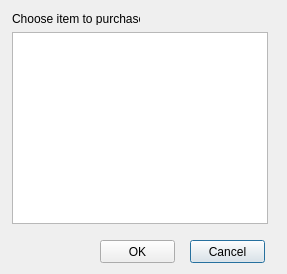
<?xml version="1.0" encoding="UTF-8"?>
<ui version="4.0">
 <class>EquipmentChooserWindow</class>
 <widget class="QDialog" name="EquipmentChooserWindow">
  <property name="windowModality">
   <enum>Qt::ApplicationModal</enum>
  </property>
  <property name="geometry">
   <rect>
    <x>0</x>
    <y>0</y>
    <width>287</width>
    <height>274</height>
   </rect>
  </property>
  <property name="windowTitle">
   <string>EquipmentChooserWindow</string>
  </property>
  <widget class="QLabel" name="headingLabel">
   <property name="geometry">
    <rect>
     <x>12</x>
     <y>12</y>
     <width>128</width>
     <height>13</height>
    </rect>
   </property>
   <property name="text">
    <string>Choose item to purchase:</string>
   </property>
  </widget>
  <widget class="QListWidget" name="itemList">
   <property name="geometry">
    <rect>
     <x>12</x>
     <y>32</y>
     <width>256</width>
     <height>192</height>
    </rect>
   </property>
  </widget>
  <widget class="QPushButton" name="cancelButton">
   <property name="geometry">
    <rect>
     <x>190</x>
     <y>240</y>
     <width>75</width>
     <height>23</height>
    </rect>
   </property>
   <property name="text">
    <string>Cancel</string>
   </property>
  </widget>
  <widget class="QPushButton" name="okButton">
   <property name="geometry">
    <rect>
     <x>100</x>
     <y>240</y>
     <width>75</width>
     <height>23</height>
    </rect>
   </property>
   <property name="text">
    <string>OK</string>
   </property>
  </widget>
 </widget>
 <layoutdefault spacing="6" margin="11"/>
 <resources/>
 <connections>
  <connection>
   <sender>cancelButton</sender>
   <signal>clicked()</signal>
   <receiver>EquipmentChooserWindow</receiver>
   <slot>close()</slot>
   <hints>
    <hint type="sourcelabel">
     <x>227</x>
     <y>251</y>
    </hint>
    <hint type="destinationlabel">
     <x>143</x>
     <y>149</y>
    </hint>
   </hints>
  </connection>
  <connection>
   <sender>okButton</sender>
   <signal>clicked()</signal>
   <receiver>EquipmentChooserWindow</receiver>
   <slot>itemSelected()</slot>
   <hints>
    <hint type="sourcelabel">
     <x>137</x>
     <y>251</y>
    </hint>
    <hint type="destinationlabel">
     <x>143</x>
     <y>136</y>
    </hint>
   </hints>
  </connection>
 </connections>
 <slots>
  <signal>addItem(InventoryItem)</signal>
  <slot>itemSelected()</slot>
 </slots>
</ui>
